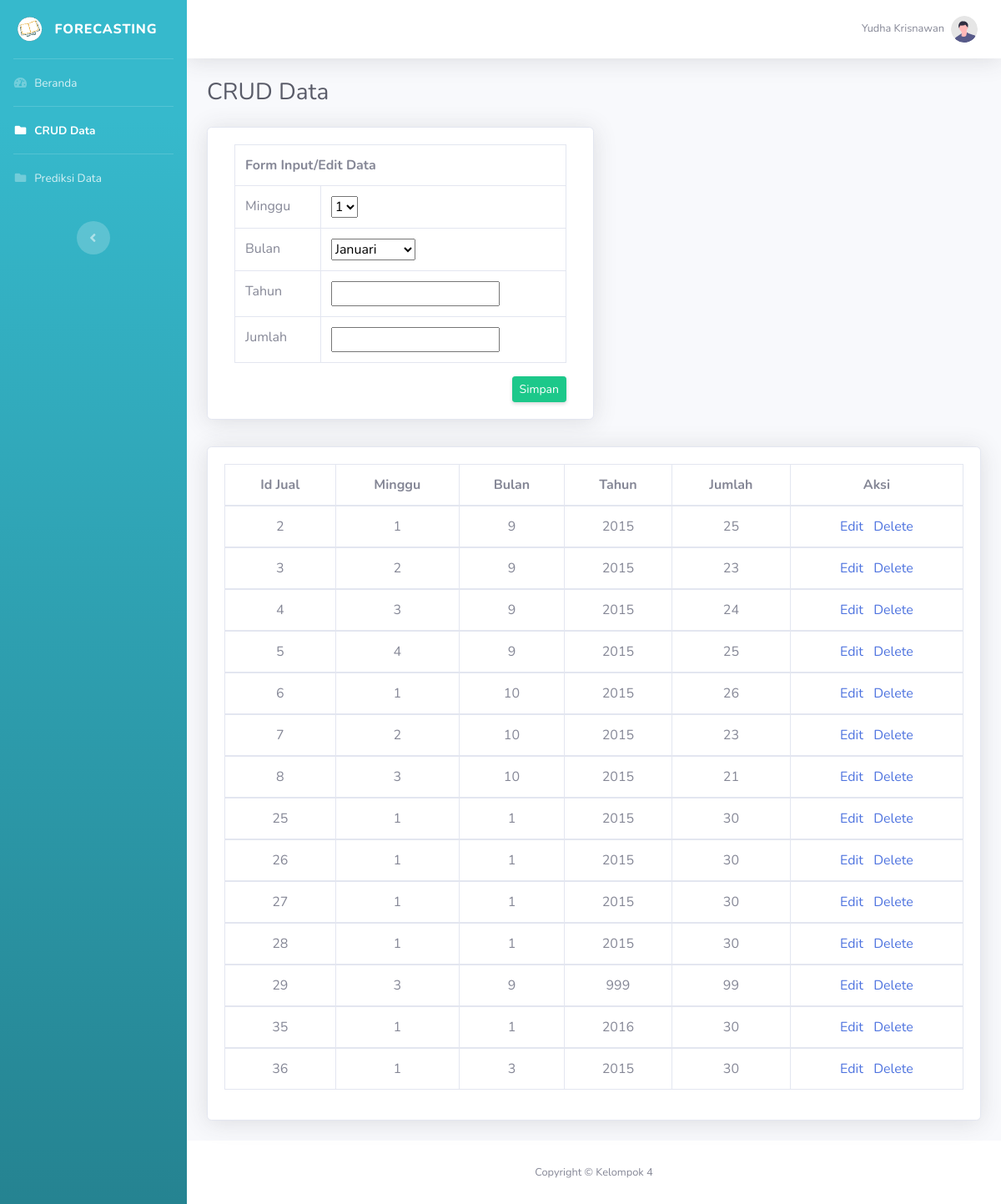
The page /crud_data.php (signed in) on the database its author committed.
### tables this page shows
CREATE TABLE `penjualan` (
  `id_jual` int(11) NOT NULL,
  `minggu` char(1) NOT NULL,
  `bulan` char(2) NOT NULL,
  `tahun` char(4) NOT NULL,
  `jumlah` int(6) NOT NULL
);

### backend/backend_lihat.php (called while the page is built, shortened)
<?php
    $penjualan = new Penjualan('','','','','');
    $minggu = [
        '1' => '',
        '2' => '',
        '3' => '',
        '4' => '',
    ];
    $bulan = [
        '1' => '',
        '2' => '',
        '3' => '',
        '4' => '',
        '5' => '',
        '6' => '',
        '7' => '',
        '8' => '',
        '9' => '',
        '10' => '',
        '11' => '',
        '12' => '',
    ];
?>

### backend/penjualan.php (called while the page is built, shortened)
<?php
    include_once 'koneksi.php';
    class Penjualan{
        function __construct($id_jual, $minggu, $bulan, $tahun, $jumlah){
            $database = new Database();
            $this->id_jual = $id_jual;
            $this->minggu = $minggu;
            $this->bulan = $bulan;
            $this->tahun = $tahun;
            $this->jumlah = $jumlah;
        }
        public static function readAllData(){
            $arrayPenjualan = array();
            $query = "SELECT * FROM penjualan";
            $database = new Database();
            $connection = $database->connect();
            $result = $connection->query($query) or die($connection->error);
            while ($row=$result->fetch_assoc()){
                $penjualan = new Penjualan(
                    $row['id_jual'],
                    $row['minggu'],
                    $row['bulan'],
                    $row['tahun'],
                    $row['jumlah']
                );
                $arrayPenjualan[$penjualan->id_jual] = $penjualan;
            }
            return $arrayPenjualan;
        }
    }
?>

### backend/koneksi.php (called while the page is built, shortened)
<?php
	class Database{
		private $host="localhost";
		private $user="root";
		private $pass="";
		private $db="forecast";
		public function connect(){
			$this->conn = mysqli_connect($this->host,$this->user,$this->pass,$this->db);
			return $this->conn;
		}
	}
?>

### crud_data.php (the view, shortened to what this page needs)
<!DOCTYPE html>
<?php
include("backend/koneksi.php");
include("backend/penjualan.php");
include("backend/backend_lihat.php");
?>
<html lang="en">
<head>
    <link href="vendor/fontawesome-free/css/all.min.css" rel="stylesheet" type="text/css">
    <link href="css/sb-admin-2.min.css" rel="stylesheet">
    <link href="css/arabic.css" rel="stylesheet" >
</head>
<body id="page-top">
    <div id="wrapper">
        <ul class="navbar-nav bg-gradient-info sidebar sidebar-dark accordion" id="accordionSidebar">
            <a class="sidebar-brand d-flex align-items-center justify-content-center" href="beranda.php">
                <div class="sidebar-brand-icon rotate-n-15">
                    <img src="img/dashboard.png" width="30px" height="30px">
                </div>
                <div class="sidebar-brand-text mx-3">FORECASTING</div>
            </a>
            <hr class="sidebar-divider my-0">
            <li class="nav-item">
                <a class="nav-link" href="beranda.php">
                    <i class="fas fa-fw fa-tachometer-alt"></i>
                    <span>Beranda</span>
                </a>
            </li>
            <hr class="sidebar-divider my-0">
            <li class="nav-item active">
                <a class="nav-link" href="crud_data.php">
                    <i class="fas fa-fw fa-folder"></i>
                    <span>CRUD Data</span>
                </a>
            </li>
            <hr class="sidebar-divider my-0">
            <li class="nav-item">
                <a class="nav-link" href="prediksi_data.php">
                    <i class="fas fa-fw fa-folder"></i>
                    <span>Prediksi Data</span>
                </a>
            </li>
            <br>
            <div class="text-center d-none d-md-inline">
                <button class="rounded-circle border-0" id="sidebarToggle"></button>
            </div>
        </ul>
        <div id="content-wrapper" class="d-flex flex-column">
            <div id="content">
                <nav class="navbar navbar-expand navbar-light bg-white topbar mb-4 static-top shadow">
                    <ul class="navbar-nav ml-auto">
                        <li class="nav-item dropdown no-arrow">
                            <a class="nav-link dropdown-toggle" href="#" id="userDropdown" role="button"
                                data-toggle="dropdown" aria-haspopup="true" aria-expanded="false">
                                <span class="mr-2 d-none d-lg-inline text-gray-600 small"><?php echo $_SESSION["nama"];?></span>
                                <img class="img-profile rounded-circle"
                                    src="img/undraw_profile.svg">
                            </a>
                        </li>
                    </ul>
                </nav>
            <div class="container-fluid">
                <div class="d-sm-flex align-items-center justify-content-between mb-4">
                    <h1 class="h3 mb-0 text-gray-800">CRUD Data</h1>
                </div>
                <section class="mar-top--x-2 mar-bottom--x-2">
                    <div class="card shadow mb-2 col-lg-6">
                        <div class="card-body">
                            <div class="responsive">
                                <table class="table table-bordered" id="dataTable" width="100%" cellspacing="0">
                                    <th id="judul" colspan="2"> Form Input/Edit Data </th>
                                    <tr width="100%">
                                        <td align="left"> Minggu </td>
                                        <td> <select id="dropdown" name="minggu" form="input" method="POST">
                                            <option value="1" <?php echo $minggu['1'] ?> > 1 </option>
                                        </select> </td>
                                    </tr>
                                    <tr width="100%">
                                        <td align="left"> Bulan </td>
                                        <td> <select id="dropdown" name="bulan" form="input" method="POST">
                                            <option value="1" <?php echo $bulan['1'] ?>> Januari </option>
                                        </select> </td>
                                    </tr>
                                    <tr width="100%">
                                        <form action="" method="POST" enctype="multipart/form-data" id="input">
                                        <td align="left"> Tahun </td> <td> <input type="year" name="tahun" width="80%" value="<?php echo $penjualan->tahun ?>" form="input"/> </td>
                                        </form>
                                    </tr>
                                    <tr width="100%">
                                        <form action="" method="POST" enctype="multipart/form-data" id="input">
                                        <td align="left"> Jumlah </td> <td> <input type="text" name="jumlah" width="80%" value="<?php echo $penjualan->jumlah ?>" form="input"/> </td>
                                        </form>
                                    </tr>
                                </table>
                                <form action="" method="POST" enctype="multipart/form-data" id="input" align="right">
                                    <button class="d-none d-sm-inline-block btn btn-sm btn-success shadow-sm" type="submit" name="submit" id="submit" form="input"> Simpan </button>
                                </form>
                            </div>
                        </div>
                    </div>
                </section>
                <br>
                <section class="mar-top--x-3 mar-bottom--x-5">
                    <div class="card shadow mb-4">
                        <div class="card-body">
                            <div class="table-responsive">
                                <table class="table table-bordered" id="dataTable" width="100%" cellspacing="0">
                                    <thead align="center">
                                        <tr>
                                            <th>Id Jual</th>
                                            <th>Minggu</th>
                                            <th>Bulan</th>
                                            <th>Tahun</th>
                                            <th>Jumlah</th>
                                            <th>Aksi</th>
                                        </tr>
                                    </thead>
                                    <?php
                                        $arrayData = Penjualan::readAllData();
                                        foreach ($arrayData as $data){
                                    ?>
                                    <tbody align="center">
                                        <tr>
                                            <td><aaa><?php echo $data->id_jual;?></aaa></td>
                                            <td><aaa><?php echo $data->minggu;?></aaa></td>
                                            <td><aaa><?php echo $data->bulan;?></aaa></td>
                                            <td><aaa><?php echo $data->tahun;?></aaa></td>
                                            <td><aaa><?php echo $data->jumlah;?></aaa></td>
                                            <td>
                                                <a href="crud_data.php?id_jual=<?php echo $data->id_jual; ?>&state=edit" id="actK">Edit</a>
                                                <a href="crud_data.php?id_jual=<?php echo $data->id_jual; ?>&state=delete" id="actK">Delete</a>
                                            </td>
                                        </tr>
                                        <?php
                                            }
                                        ?>
                                    </tbody>
                                </table>
                            </div>
                        </div>
                    </div>
                </section>
            </div>
            <footer class="sticky-footer bg-white">
                <div class="container my-auto">
                    <div class="copyright text-center my-auto">
                        <span>Copyright &copy; Kelompok 4</span>
                    </div>
                </div>
            </footer>
        </div>
    </div>
</body>
</html>

### rows shown on the page
penjualan: id_jual "2", minggu "1", bulan "9", tahun "2015", jumlah "25"
penjualan: id_jual "3", minggu "2", bulan "9", tahun "2015", jumlah "23"
penjualan: id_jual "4", minggu "3", bulan "9", tahun "2015", jumlah "24"
penjualan: id_jual "5", minggu "4", bulan "9", tahun "2015", jumlah "25"
penjualan: id_jual "6", minggu "1", bulan "10", tahun "2015", jumlah "26"
penjualan: id_jual "7", minggu "2", bulan "10", tahun "2015", jumlah "23"
penjualan: id_jual "8", minggu "3", bulan "10", tahun "2015", jumlah "21"
penjualan: id_jual "25", minggu "1", bulan "1", tahun "2015", jumlah "30"
penjualan: id_jual "26", minggu "1", bulan "1", tahun "2015", jumlah "30"
penjualan: id_jual "27", minggu "1", bulan "1", tahun "2015", jumlah "30"
penjualan: id_jual "28", minggu "1", bulan "1", tahun "2015", jumlah "30"
penjualan: id_jual "29", minggu "3", bulan "9", tahun "999", jumlah "99"
penjualan: id_jual "35", minggu "1", bulan "1", tahun "2016", jumlah "30"
penjualan: id_jual "36", minggu "1", bulan "3", tahun "2015", jumlah "30"

### other values the page prints
$_SESSION["nama"] "Yudha Krisnawan"
